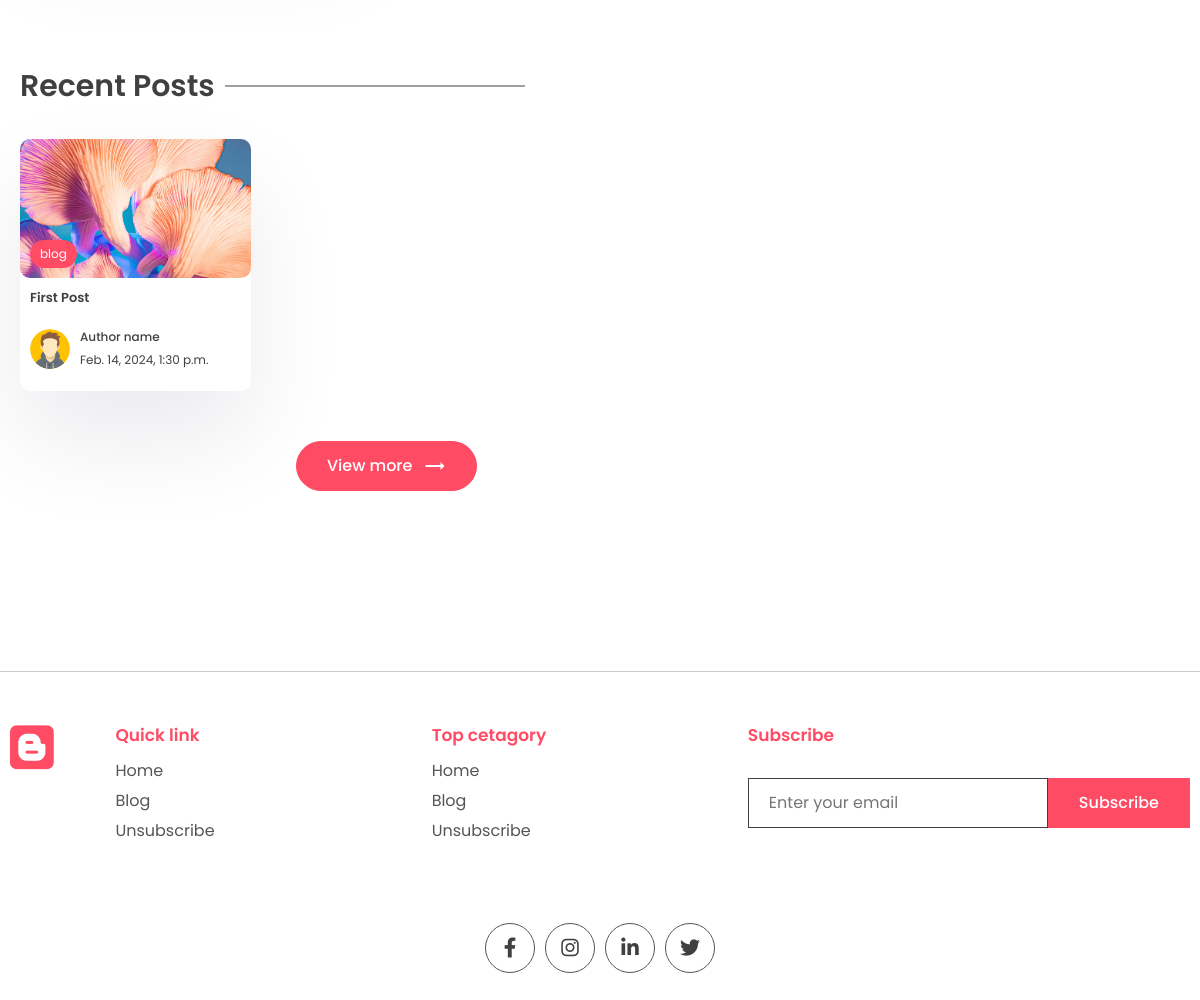
Before: /tag/blog (lower part) with the older database file.
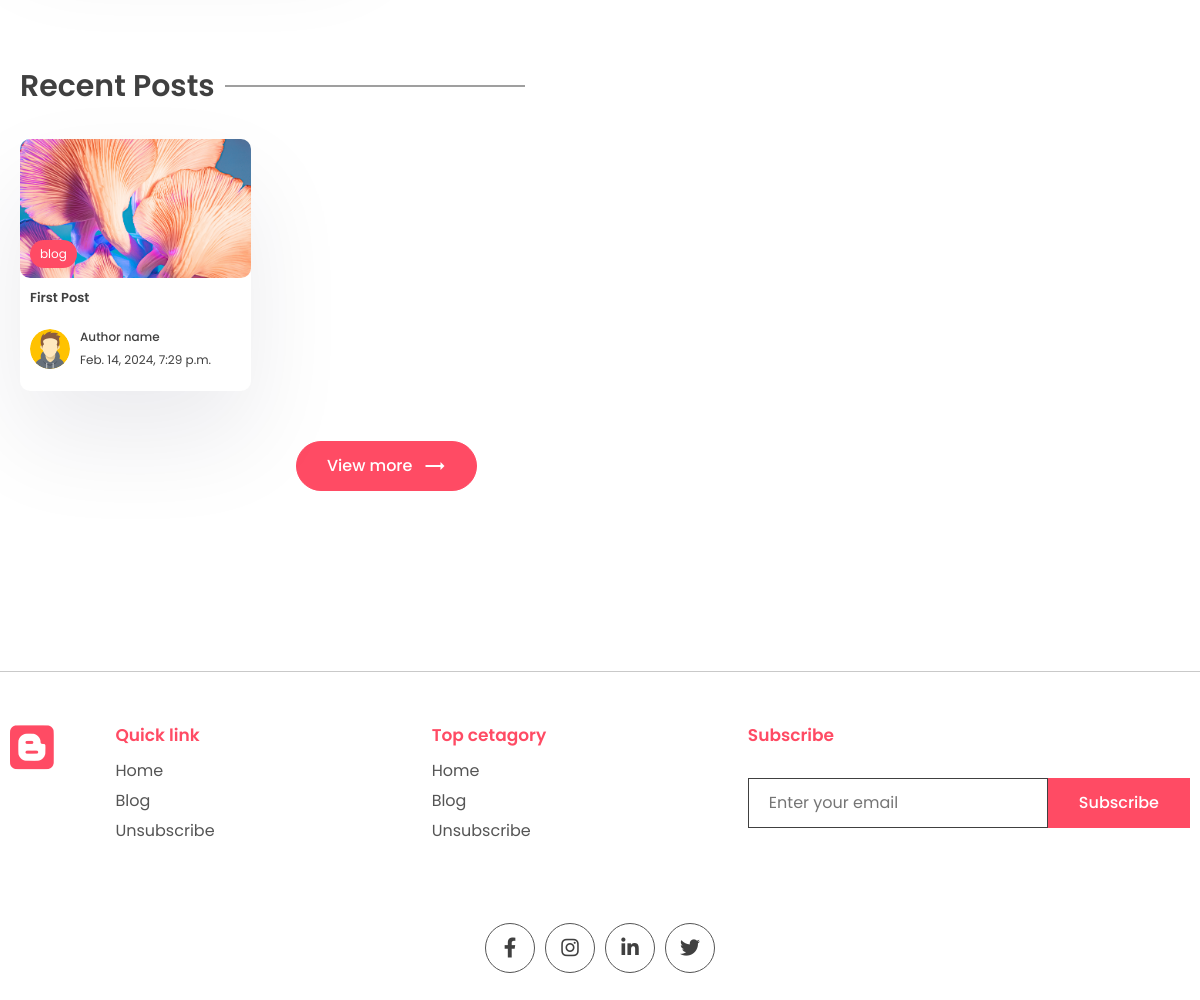
After: the same page with the newer database file.
### app/models.py (models this page shows, shortened)
class Post(models.Model):
    title = models.CharField(max_length = 200)
    content = models.TextField()
    last_updated = models.DateTimeField(auto_now = True)
    slug = models.SlugField(max_length =200, unique=True)
    image = models.ImageField(null=True, blank=True, upload_to='images/')
    tags = models.ManyToManyField(Tag, blank=True, related_name='post')
    view_count = models.IntegerField(null = True, blank= True)
    is_featured = models.BooleanField(default = False)

class Tag(models.Model):
    name=models.CharField(max_length = 100)
    description=models.CharField(max_length = 100)
    slug=models.SlugField(max_length = 200, unique = True)

### app/views.py (the view)
# urls.py: path('tag/<slug:slug>', views.tag_page, name='tag_page')
def tag_page(request, slug):
    tag= Tag.objects.get(slug=slug)
    top_posts = Post.objects.filter(tags__in = [tag.id]).order_by('-view_count')[0:2]
    recent_posts = Post.objects.filter(tags__in = [tag.id]).order_by('-last_updated')[0:2]
    tags= Tag.objects.all()
    context = {'tag':tag, 'top_posts':top_posts, 'recent_posts': recent_posts, 'tags':tags}
    return render(request, 'app/tag.html', context)

### app/templates/app/tag.html (shortened to what this page needs)
{% extends "base.html" %}
{% block content %}
      <div class="container">
        <div class="layout">
          <div class="left">
            <section class="sp">
              <div class="container">
                <h1 class="sec-title">Recent Posts</h1>
                <div class="grid-3 blog-grid">
                    {% for post in recent_posts %}
                  <a href="{% url 'post_page' post.slug %}">
                    <div class="card">
                      <div class="post-img">
                        <img src="{{post.image.url}}" alt="" />
                        <div class="tag">{{post.tags.all.0.name}}</div>
                      </div>
                      <div class="card-content">
                        <h3>
                          {{post.title}}
                        </h3>
                        <div class="author">
                          <div class="profile-pic">
                            <img src="../images/author.svg" alt="" />
                          </div>
                          <div class="details">
                            <p>Author name</p>
                            <small>{{post.last_updated}}</small>
                          </div>
                        </div>
                      </div>
                    </div>
                  </a>
                  {% endfor %}
                </div>
                <center>
                  <button class="btn btn-primary rounded view">
                    View more
                    <span class="material-icons"> trending_flat </span>
                  </button>
                </center>
              </div>
            </section>
          </div>
        </div>
      </div>
      {% endblock content %}

Changed rows visible on the page:
changed Post "First Post": last_updated "Feb. 14, 2024, 1:30 p.m." → "Feb. 14, 2024, 7:29 p.m."
